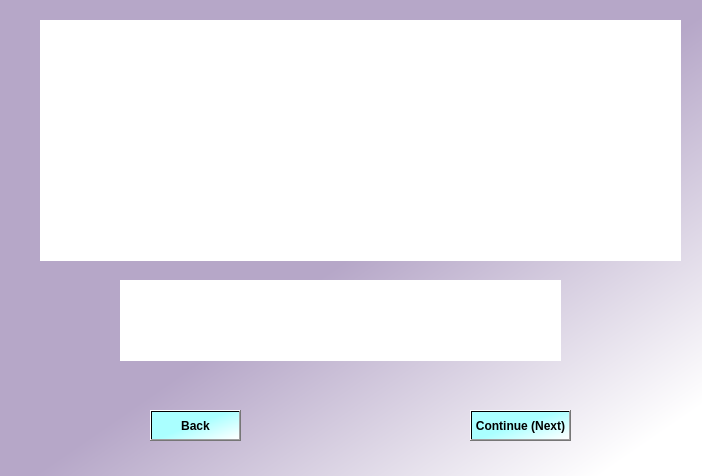
<?xml version="1.0" encoding="UTF-8"?>
<ui version="4.0">
 <class>MainWindow</class>
 <widget class="QMainWindow" name="MainWindow">
  <property name="geometry">
   <rect>
    <x>0</x>
    <y>0</y>
    <width>702</width>
    <height>476</height>
   </rect>
  </property>
  <property name="windowTitle">
   <string>Mark Attendance</string>
  </property>
  <property name="styleSheet">
   <string notr="true">background-color: qlineargradient(spread:pad, x1:0.528, y1:0.511455, x2:0.938, y2:0.914955, stop:0 rgba(182, 167, 200, 255), stop:1 rgba(255, 255, 255, 255));</string>
  </property>
  <widget class="QWidget" name="centralwidget">
   <widget class="QLabel" name="label">
    <property name="geometry">
     <rect>
      <x>40</x>
      <y>20</y>
      <width>641</width>
      <height>241</height>
     </rect>
    </property>
    <property name="styleSheet">
     <string notr="true">background-color: rgb(255, 255, 255);</string>
    </property>
    <property name="text">
     <string/>
    </property>
   </widget>
   <widget class="QPushButton" name="pushButton_2">
    <property name="geometry">
     <rect>
      <x>150</x>
      <y>410</y>
      <width>91</width>
      <height>31</height>
     </rect>
    </property>
    <property name="font">
     <font>
      <weight>75</weight>
      <bold>true</bold>
     </font>
    </property>
    <property name="styleSheet">
     <string notr="true">background-color: qlineargradient(spread:pad, x1:0.432, y1:0.528409, x2:1, y2:1, stop:0 rgba(170, 255, 255, 255), stop:1 rgba(255, 255, 255, 255));</string>
    </property>
    <property name="text">
     <string>Back</string>
    </property>
   </widget>
   <widget class="QLabel" name="label_2">
    <property name="geometry">
     <rect>
      <x>120</x>
      <y>280</y>
      <width>441</width>
      <height>81</height>
     </rect>
    </property>
    <property name="styleSheet">
     <string notr="true">background-color: rgb(255, 255, 255);</string>
    </property>
    <property name="text">
     <string/>
    </property>
   </widget>
   <widget class="QPushButton" name="pushButton_3">
    <property name="geometry">
     <rect>
      <x>470</x>
      <y>410</y>
      <width>101</width>
      <height>31</height>
     </rect>
    </property>
    <property name="font">
     <font>
      <weight>75</weight>
      <bold>true</bold>
     </font>
    </property>
    <property name="styleSheet">
     <string notr="true">background-color: qlineargradient(spread:pad, x1:0.432, y1:0.528409, x2:1, y2:1, stop:0 rgba(170, 255, 255, 255), stop:1 rgba(255, 255, 255, 255));</string>
    </property>
    <property name="text">
     <string>Continue (Next)</string>
    </property>
   </widget>
  </widget>
 </widget>
 <resources/>
 <connections/>
</ui>
